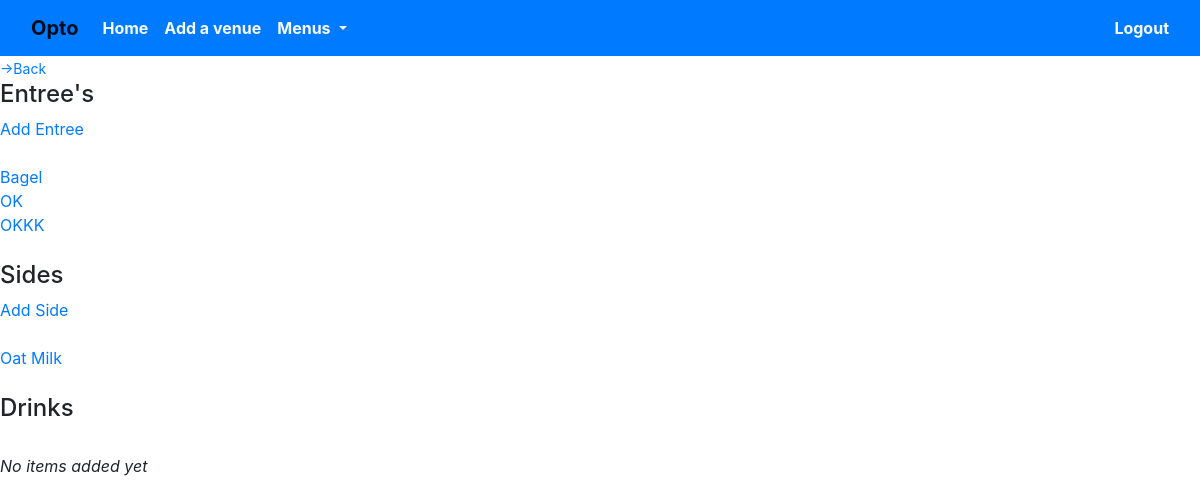
The app's page /venue_menu_view/4/ (signed in) with its own data.
### core/models.py (models this page shows)
class MainCourse(models.Model):
	menu = models.ForeignKey(Menu, on_delete=models.CASCADE)
	name = models.CharField(max_length=100)
	ingredient1 = models.CharField(max_length=100, null=True, blank=True)
	ingredient2 = models.CharField(max_length=100, null=True, blank=True)
	ingredient3 = models.CharField(max_length=100, null=True, blank=True)
	ingredient4 = models.CharField(max_length=100, null=True, blank=True)
	ingredient5 = models.CharField(max_length=100, null=True, blank=True)
	ingredient6 = models.CharField(max_length=100, null=True, blank=True)
	ingredient7 = models.CharField(max_length=100, null=True, blank=True)
	ingredient8 = models.CharField(max_length=100, null=True, blank=True)
	ingredient9 = models.CharField(max_length=100, null=True, blank=True)
	ingredient10 = models.CharField(max_length=100, null=True, blank=True)
	description = models.TextField(null=True, blank=True)
	def __str__(self):
		return f"{self.name}"

class SideDish(models.Model):
	menu = models.ForeignKey(Menu, on_delete=models.CASCADE)
	name = models.CharField(max_length=100)
	ingredient1 = models.CharField(max_length=100, null=True, blank=True)
	ingredient2 = models.CharField(max_length=100, null=True, blank=True)
	ingredient3 = models.CharField(max_length=100, null=True, blank=True)
	ingredient4 = models.CharField(max_length=100, null=True, blank=True)
	ingredient5 = models.CharField(max_length=100, null=True, blank=True)
	ingredient6 = models.CharField(max_length=100, null=True, blank=True)
	ingredient7 = models.CharField(max_length=100, null=True, blank=True)
	ingredient8 = models.CharField(max_length=100, null=True, blank=True)
	ingredient9 = models.CharField(max_length=100, null=True, blank=True)
	ingredient10 = models.CharField(max_length=100, null=True, blank=True)
	description = models.TextField(null=True, blank=True)
	def __str__(self):
		return f"{self.name}"

### core/views.py (the view)
# urls.py: path('venue_menu_view/<int:user_id>/', views.venue_menu_view, name='venue_menu_view'),
def venue_menu_view(request, user_id):
	user = Account.objects.get(id=user_id)
	entrees = [entree for entree in MainCourse.objects.all() if str(entree.menu.menu_owner) == str(request.user.email)]
	sides = [side for side in SideDish.objects.all() if str(side.menu.menu_owner) == str(request.user.email)]
	has_video = []
	for item in MainCourseVideo.objects.all():
		for entree in MainCourse.objects.all():
			if str(item.main_course_item) == str(entree):
				has_video.append(entree)
				break
	for item in SideDishVideo.objects.all():
		for side in SideDish.objects.all():
			if str(item.main_course_item) == str(side):
				has_video.append(side)
				break
	no_video = []
	for entree in entrees:
		if entree not in has_video:
			no_video.append(entree)
	context = {'user':user, 'entrees':entrees, 'sides':sides, 'has_video':has_video, 'no_video':no_video}
	return render(request, 'core/venue_menu_view.html', context)

### users/models.py (called while the page is built)
	def __str__(self):
		return self.email

### core/templates/core/venue_menu_view.html (shortened to what this page needs)
<!DOCTYPE html>
<html>
{% extends 'core/base.html' %}
{% load bootstrap4 %}
{% block navbar %}
<head>
</head>
<body>
{% endblock navbar %}
{% block content %}
<small><a href="{% url 'core:home' %}">->Back</a></small>
<h4>Entree's</h4>
<a href="{% url 'core:add_main_course' user.id %}">Add Entree</a><br><br>
{% for entree in entrees %}
	<a href="{% url 'core:entree_view' entree.id %}">{{ entree }}</a><br>
{% empty %}
	<p><em>No entree's added yet.</em></p>
{% endfor %}
<br><h4>Sides</h4>
<a href="{% url 'core:add_side_dish' user.id %}">Add Side</a><br><br>
{% for side in sides %}
	<a href="{% url 'core:add_side_dish' user.id %}">{{ side }}</a><br>
{% empty %}
	<p><em>No items added yet</em></p>
{% endfor %}
<br><h4>Drinks</h4><br>
{% for drink in drinks %}
	<a href="{% url 'core:add_drink_ingredient' user.id %}">{{ drink }}</a><br>
{% empty %}
	<p><em>No items added yet</em></p>
{% endfor %}
{% endblock content %}

### records on screen
MainCourse: name "Bagel"
MainCourse: name "OK"
MainCourse: name "OKKK"
SideDish: name "Oat Milk"
